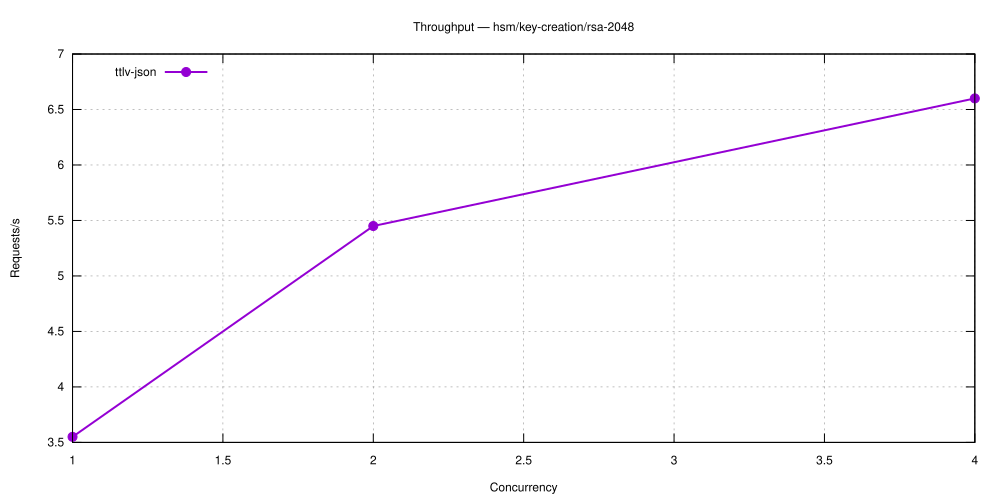

The gnuplot source for this figure:
set terminal svg size 1000,500 enhanced font 'Helvetica,12'
set output 'hsm_key-creation_rsa-2048.svg'
set title 'Throughput — hsm/key-creation/rsa-2048'
set grid
set xlabel 'Concurrency'
set ylabel 'Requests/s'
set key top left
plot 'hsm_key-creation_rsa-2048-5.27.1-ttlv-json.dat' using 1:2 with linespoints lw 2 pt 7 title 'ttlv-json'
